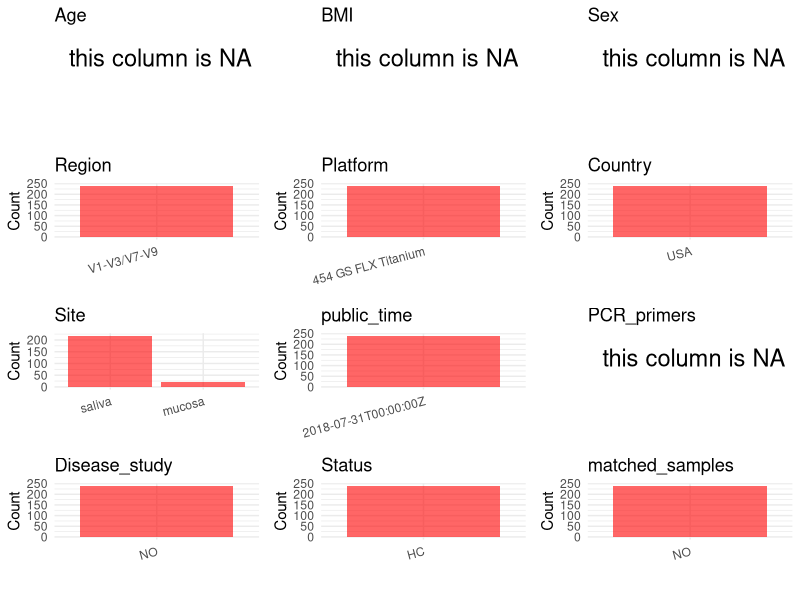

The R source for this figure: (Note: this script raises an error after producing the figure.)
## ---- chunk 1
library(tidyverse)
library(ggplot2)
library(cowplot)

setwd("C:/Users/zyc/Desktop/oral_project/data/projects/PRJNA391982")
initial_meta <- read.csv("SraRunTable.csv", header = TRUE) 
head(initial_meta)
## ---- chunk 2
metadata <- data.frame(
  BioProject = initial_meta$BioProject,
  Run = initial_meta$Run,
  sample_name = initial_meta$Sample.Name,
  Age = NA,
  BMI = NA,
  Sex = NA,
  Platform = initial_meta$Instrument,
  Country = initial_meta$geo_loc_name_country,
  Site = initial_meta$Library.Name,
  public_time = initial_meta$ReleaseDate,
  # Status = initial_meta$Sample.Name,
  stringsAsFactors = FALSE
)
## ---- chunk 3
metadata <- metadata %>% mutate(Site = case_when(
  grepl("saliva",Site) ~ "saliva",
  grepl("mucosa",Site) ~ "mucosa"
)) 

# metadata <- metadata %>%
 #  mutate(Sex = recode(Sex, "female" = "F", "male" = "M"))
# metadata <-metadata%>%
#   mutate(Status = case_when(Site == "mucous" ~ "OSCC",
#                             Site == "dental plaque" ~ "OSCC",
#                             Site == "tumor" ~ "OSCC",
#                             TRUE ~ NA))

## ---- chunk 4
metadata$Status <- "HC"
metadata$matched_samples <- "NO"
metadata$Region <- "V1-V3/V7-V9"
metadata$title <- "Characterizing oral microbial communities across dentition states and colonization niches"
metadata$Disease_study <- "NO"
metadata$PCR_primers <- NA
head(metadata)
## ---- chunk 5
print(paste("Number of unique runs:", length(unique(metadata$Run))))
print(paste("Number of unique sample names:", length(unique(metadata$sample_name))))
## ---- chunk 6
plot_data <- metadata %>%
  select(-BioProject, -Run, -sample_name, -title)

# Function to create simple plots for each column
create_simple_plots <- function(data) {
  plots <- list()

  for (col in colnames(data)) {
    # Check if the column is all NA
    if (all(is.na(data[[col]]))) {
      # Create an empty plot with text indicating all NA
      p <- ggplot() +
        annotate("text", x = 0.5, y = 0.5, label = "this column is NA", size = 6) +
        labs(title = col) +
        theme_void()
    } else if (is.numeric(data[[col]])) {
      # Numeric variable: histogram
      p <- ggplot(data, aes(x = .data[[col]])) +
        geom_histogram(fill = "blue", alpha = 0.6, bins = 20, na.rm = T) +
        labs(title = col) +
        theme_minimal()
    } else {
      # Categorical variable: bar plot (remove NA values)
      count_data <- as.data.frame(table(data[[col]], useNA = "ifany"))
      p <- ggplot(count_data, aes(x = reorder(Var1, -Freq), y = Freq)) +
        geom_col(fill = "red", alpha = 0.6) +
        labs(title = col, x = NULL, y = "Count") +
        theme_minimal() +
        theme(axis.text.x = element_text(angle = 15, hjust = 1))
    }
    plots[[col]] <- p
  }

  return(plots)
}


plots <- create_simple_plots(plot_data)
p<-plot_grid(plots$Age,
          plots$BMI,
          plots$Sex,
          plots$Region,
          plots$Platform,
          plots$Country,
          plots$Site,
          plots$public_time,
          plots$PCR_primers,
          plots$Disease_study,
          plots$Status,
          plots$matched_samples,# add
          ncol = 3, align = "hv", axis = "lb")
ggsave("Metadata_Summary.png", plot = p, width = 8, height = 6, dpi = 150)


## ---- chunk 7
knitr::include_graphics("Metadata_Summary.png")
## ---- chunk 8
metadata <- metadata[, c(
  "BioProject", "Run", "sample_name", "Age", "BMI", "Sex",
  "Region", "Platform", "Country", "Site", "public_time",
  "PCR_primers", "title", "Disease_study", "Status","matched_samples"
)]



write.csv(metadata, file = "metadata.csv", quote = FALSE)
